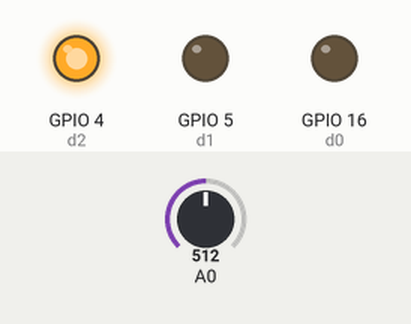
Bench run of a sketch on a simulated ESP8266 (NodeMCU). Shown: output pins drawn as LEDs (lit = HIGH). The test bench sets the inputs (shaded band); at power-on: A0 = 512. WiFi joins after 1.5 s; servers stay silent unless stated; uploads are accepted with an empty reply.

Above: at 4.2 s.
4.3 s: A0 set to 216
8.7 s: A0 set to 192
At 11.4 s:
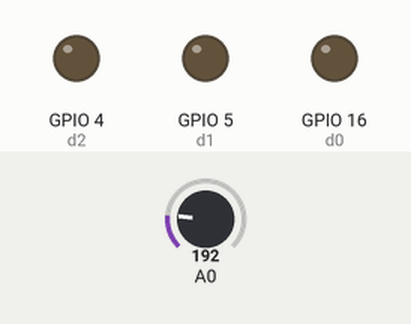
13.1 s: A0 set to 210
At 15.1 s:
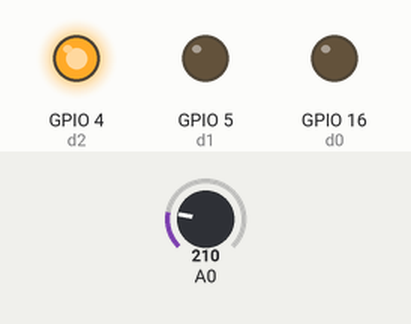
17.5 s: A0 set to 190
At 21.5 s:
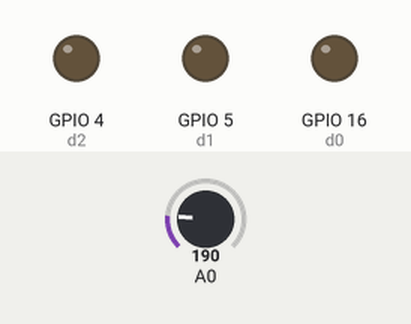
Timing chart, 0 to 23.0 s (numbered marks = the images above; inputs shaded):
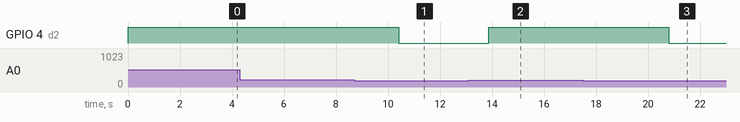

Measured:
- the behaviour switches between 201 and 200 on A0 (found by bisection; images 0 and 1)
- after the input at 4.3 s, every drawn part: stays the same
- after the input at 8.7 s, GPIO 4 (d2): HIGH → LOW after 1.7 s
- after the input at 13.1 s, GPIO 4 (d2): LOW → HIGH after 0.77 s
- after the input at 17.5 s, GPIO 4 (d2): HIGH → LOW after 3.3 s

The sketch:

nodemcu.ino
```cpp
#include <ESP8266WiFi.h>
#include <ArduinoJson.h>

const char* ssid     = "Sensor";
const char* password = "selamatdatang21";

const char* host     = "192.168.43.242";
String saklar        = "/alamsyah/Saklar/all";
String data          = "/alamsyah/Data/insert/";
const int d0   = 16;
const int d1   = 5;
const int d2   = 4;

void setup() {
  pinMode(d0, OUTPUT);
  pinMode(d0, HIGH);
  pinMode(d1, OUTPUT);
  pinMode(d2, OUTPUT);
  pinMode(d1, HIGH);
  Serial.begin(115200);
  delay(10);
  WiFi.begin(ssid, password);

}

void loop() {

  WiFiClient Data,Saklar;
  const int httpPort = 80;
  int val = analogRead(A0);
  if(val > 200){
    digitalWrite(d2, HIGH);
  }
  else{
    digitalWrite(d2, LOW);
  }
  if (Saklar.connect(host, httpPort) && Data.connect(host, httpPort)) {

        Data.print(String("GET ") + data + val + " HTTP/1.1\r\n" +
                     "Host: " + host + "\r\n" +
                     "Connection: keep-alive\r\n\r\n");

        delay(1000);

        Saklar.print(String("GET ") + saklar + " HTTP/1.1\r\n" +
                     "Host: " + host + "\r\n" +
                     "Connection: keep-alive\r\n\r\n");
        delay(1000);

        while(Saklar.available()){
          String sak = Saklar.readStringUntil('\r');
          DynamicJsonBuffer jsonBuffer;
          JsonArray& root = jsonBuffer.parseArray(sak);
          String id1 = root[0]["id_saklar"];
          String id2 = root[1]["id_saklar"];
          String stts1 = root[0]["status"];
          String stts2 = root[1]["status"];
          if(id1 == "1"){
            if(stts1 == "0"){
              digitalWrite(d0, HIGH);
            }
            else{
              digitalWrite(d0, LOW);
            }
          }
          if(id2 == "2"){
            if(stts2 == "0"){
              digitalWrite(d1, HIGH);
            }
            else{
              digitalWrite(d1, LOW);
            }
          }
        }
  }

}
```
